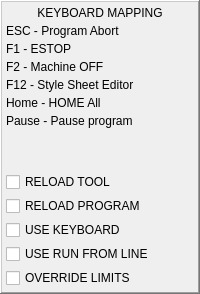
                 <widget class="QFrame" name="frm_settings1">
                  <property name="sizePolicy">
                   <sizepolicy hsizetype="Preferred" vsizetype="Preferred">
                    <horstretch>0</horstretch>
                    <verstretch>0</verstretch>
                   </sizepolicy>
                  </property>
                  <property name="maximumSize">
                   <size>
                    <width>16777215</width>
                    <height>16777215</height>
                   </size>
                  </property>
                  <property name="frameShape">
                   <enum>QFrame::WinPanel</enum>
                  </property>
                  <property name="frameShadow">
                   <enum>QFrame::Raised</enum>
                  </property>
                  <layout class="QVBoxLayout" name="verticalLayout_10">
                   <property name="spacing">
                    <number>4</number>
                   </property>
                   <property name="sizeConstraint">
                    <enum>QLayout::SetDefaultConstraint</enum>
                   </property>
                   <property name="leftMargin">
                    <number>4</number>
                   </property>
                   <property name="topMargin">
                    <number>4</number>
                   </property>
                   <property name="rightMargin">
                    <number>4</number>
                   </property>
                   <property name="bottomMargin">
                    <number>4</number>
                   </property>
                   <item>
                    <widget class="QLabel" name="label_23">
                     <property name="frameShape">
                      <enum>QFrame::NoFrame</enum>
                     </property>
                     <property name="frameShadow">
                      <enum>QFrame::Raised</enum>
                     </property>
                     <property name="text">
                      <string>KEYBOARD MAPPING</string>
                     </property>
                     <property name="alignment">
                      <set>Qt::AlignCenter</set>
                     </property>
                    </widget>
                   </item>
                   <item>
                    <widget class="QLabel" name="label_29">
                     <property name="text">
                      <string>ESC - Program Abort</string>
                     </property>
                    </widget>
                   </item>
                   <item>
                    <widget class="QLabel" name="label_30">
                     <property name="text">
                      <string>F1 - ESTOP</string>
                     </property>
                    </widget>
                   </item>
                   <item>
                    <widget class="QLabel" name="label_31">
                     <property name="text">
                      <string>F2 - Machine OFF</string>
                     </property>
                    </widget>
                   </item>
                   <item>
                    <widget class="QLabel" name="label_35">
                     <property name="text">
                      <string>F12 - Style Sheet Editor</string>
                     </property>
                    </widget>
                   </item>
                   <item>
                    <widget class="QLabel" name="label_34">
                     <property name="text">
                      <string>Home - HOME All</string>
                     </property>
                    </widget>
                   </item>
                   <item>
                    <widget class="QLabel" name="label_20">
                     <property name="text">
                      <string>Pause - Pause program</string>
                     </property>
                    </widget>
                   </item>
                   <item>
                    <spacer name="verticalSpacer_2">
                     <property name="orientation">
                      <enum>Qt::Vertical</enum>
                     </property>
                     <property name="sizeHint" stdset="0">
                      <size>
                       <width>20</width>
                       <height>40</height>
                      </size>
                     </property>
                    </spacer>
                   </item>
                   <item>
                    <widget class="QCheckBox" name="chk_reload_tool">
                     <property name="text">
                      <string>RELOAD TOOL</string>
                     </property>
                    </widget>
                   </item>
                   <item>
                    <widget class="QCheckBox" name="chk_reload_program">
                     <property name="text">
                      <string>RELOAD PROGRAM</string>
                     </property>
                    </widget>
                   </item>
                   <item>
                    <widget class="QCheckBox" name="chk_use_keyboard">
                     <property name="text">
                      <string>USE KEYBOARD</string>
                     </property>
                    </widget>
                   </item>
                   <item>
                    <widget class="QCheckBox" name="chk_run_from_line">
                     <property name="text">
                      <string>USE RUN FROM LINE</string>
                     </property>
                    </widget>
                   </item>
                   <item>
                    <widget class="QCheckBox" name="chk_override_limits">
                     <property name="text">
                      <string>OVERRIDE LIMITS</string>
                     </property>
                    </widget>
                   </item>
                  </layout>
                 </widget>
